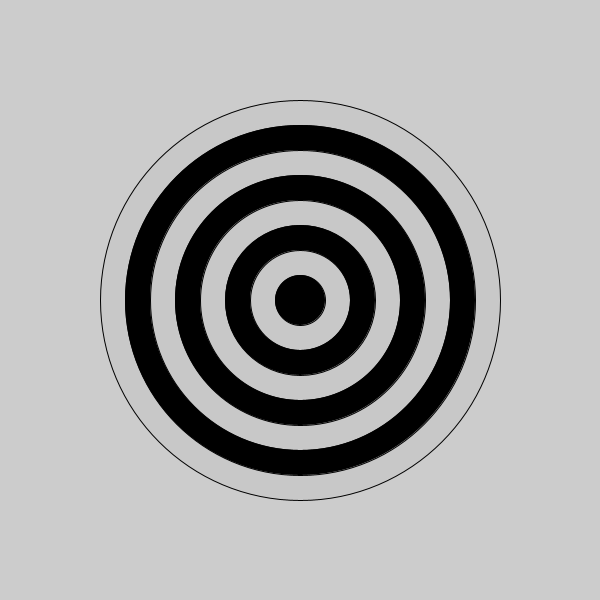
Frame 1 (no input)
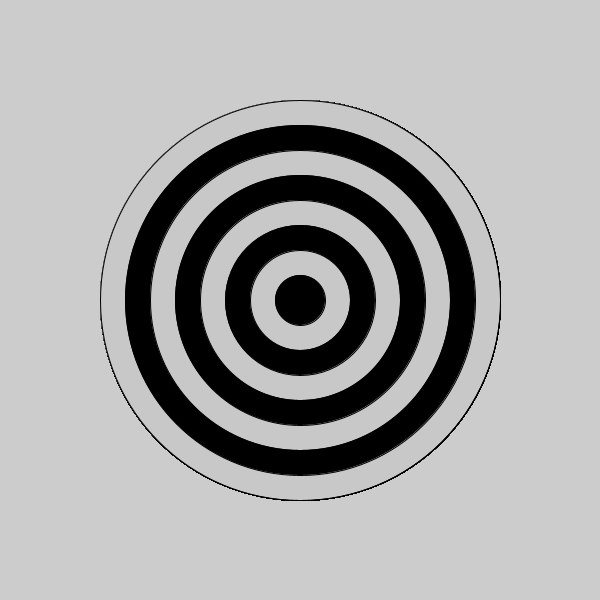
Frame 60 (the mouse pressed at the canvas centre just before this capture)
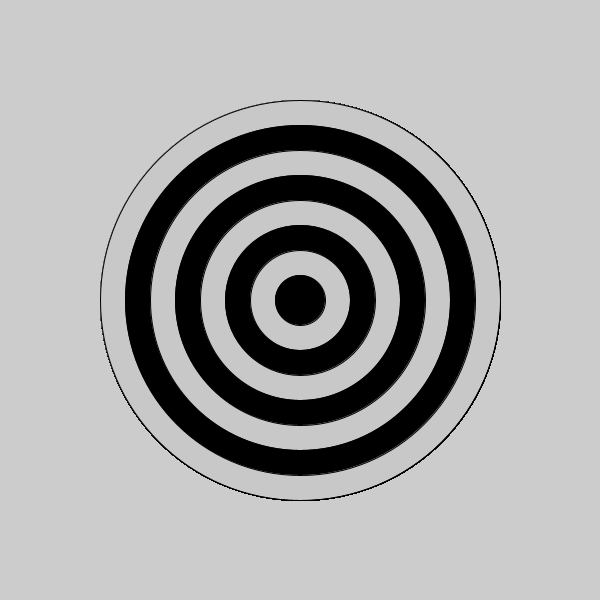
Frame 120 (the mouse held since frame 60 and released just before this capture)

The Processing sketch that drew these frames (run headless with seeded random() and noise(); from frame 60 on, the mouse is pressed at the canvas centre):

// Processing sketch: bullseye
// ── bullseye.pde
void setup() {
  
  //set the size of your sketch
  size(600,600);
}

void draw() {
  for(int i= 8; i>0; i--) {
    if( i % 2 ==0){
      fill(200,200,200);
    } else{
      fill(0,0,0);
    }
   
    ellipse(300,300, i*50, i*50);
    
    
  }
  
  
  
}
